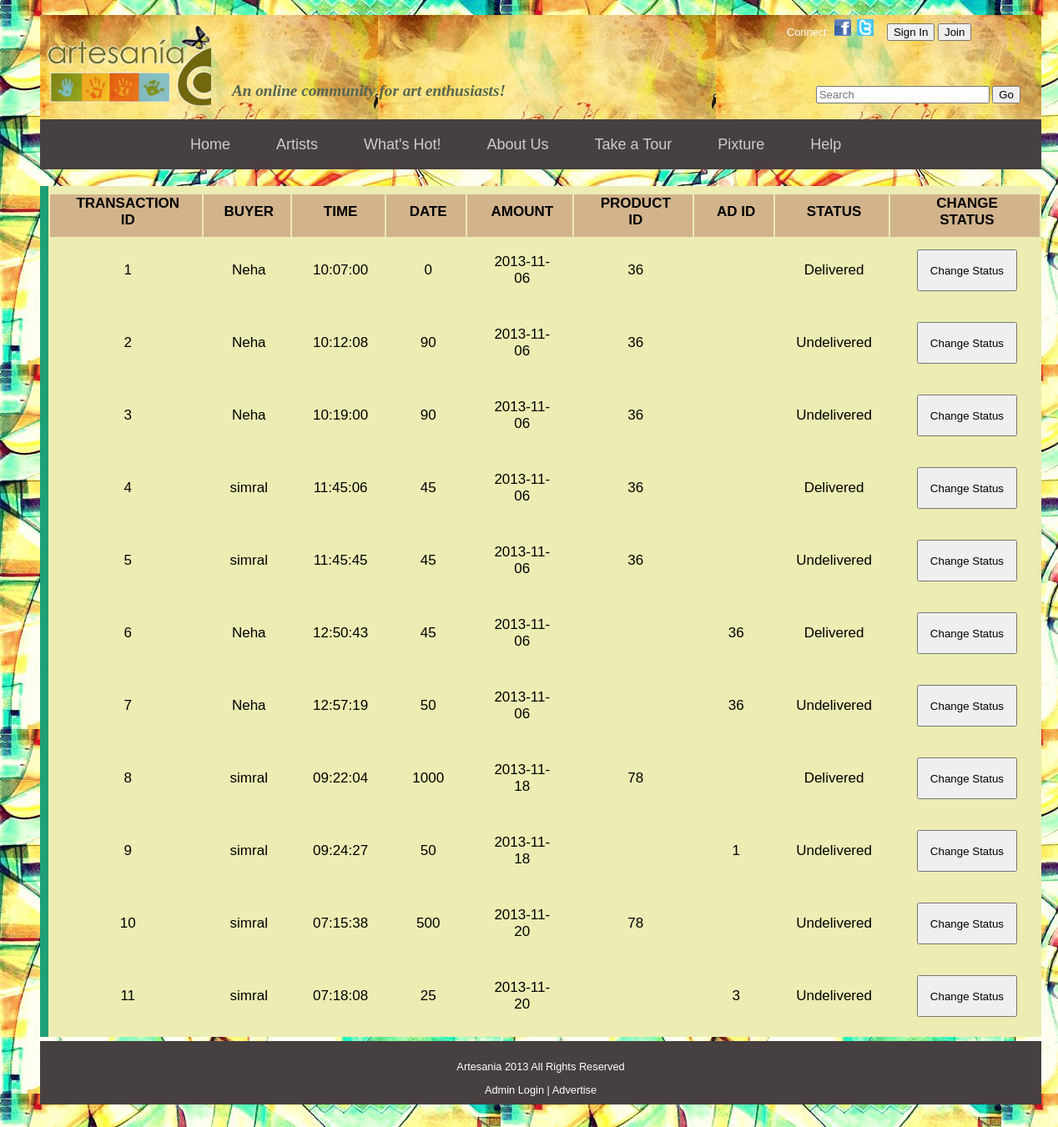
Page /project/transactions.php on the committed database.
### tables this page shows
CREATE TABLE IF NOT EXISTS `transaction` (
  `trans_id` int(30) NOT NULL AUTO_INCREMENT,
  `buyer` varchar(50) NOT NULL,
  `time` time NOT NULL,
  `date` date NOT NULL,
  `amount` int(11) NOT NULL,
  `product_id` int(206) DEFAULT NULL,
  `ad_id` int(11) DEFAULT NULL,
  `quantity` bigint(10) NOT NULL,
  `status` varchar(202) NOT NULL DEFAULT 'Undelivered',
  PRIMARY KEY (`trans_id`)
);

### project/transactions.php (the view, shortened to what this page needs)
<?php
echo '<link rel= "stylesheet" href="css/sign_in.css">';
echo '<link rel= "stylesheet" href="css/admin_profile.css">';
echo '<link rel= "stylesheet" href="css/forum.css">';
echo '<link rel= "stylesheet" href="css/admin_forum.css">';
echo '<link rel= "stylesheet" href="css/transactions.css">';
echo '<link rel= "stylesheet" href="css/contentAlign.css">';
echo "</head>";
include "header2.php";
?>
	<div id="content">
		<div id="query">
					<table id="topic_table">
						<tr id="aa">
							<td>TRANSACTION ID</td>
							<td>BUYER</td>
							<td>TIME</td>
							<td>DATE</td>
							<td>AMOUNT</td>
							<td>PRODUCT ID</td>
							<td>AD ID</td>
							<td>STATUS</td>
							<td>CHANGE STATUS</td>
						</tr>
						<?php
							$con=mysqli_connect("localhost","root","","artesania");
							$query="select * from transaction";
							$result=mysqli_query($con,$query);
							if((mysqli_num_rows($result))>=1){
								while($row=mysqli_fetch_array($result)){
										echo "<tr>";
										echo "<td><p>".$row['trans_id']."</p></td>";
										echo "<td><p>".$row['buyer']."</p></td>";
										echo "<td><p>".$row['time']."</p></td>";
										echo "<td><p>".$row['amount']."</p></td>";
										echo "<td><p>".$row['date']."</p></td>";
										echo "<td><p>".$row['product_id']."</p></td>";
										echo "<td><p>".$row['ad_id']."</p></td>";
										echo "<td><p>".$row['status']."</p></td>";
										echo "<td><button value= 'change_status' type='button' name='change_status' onclick="."location.href='changeStatus.php?trans_id=".$row['trans_id']."&status=".$row['status']."';".">Change Status</button></td>";
										echo "</tr>";
								}
							}
							else
								echo "Transaction history is empty";
						?>
					</table>
		</div>
	</div>
<?php
include "footer.php";
?>
</div>
</body>
</html>

### project/css/primary.css (style rules this page uses)
body { font: 0.8em Arial, sans-serif; background-image:url('http://localhost/xampp/project/images/background.jpg'); background-attachment:fixed; position:absolute; padding-left:30px; height: 100%; width: 100%; }
#content { float:left; width:980px; padding:10px; }
#content { background: rgba(247, 236, 236, 0.88); text-align:justify; }
#content, #side { min-height:550px; }

### project/css/forum.css (style rules this page uses)
#content { width: 1170px; margin-left:10px; background:rgb(32, 158, 118); min-height:400px; }
table tr td { font-size:17px; padding-right:20px; padding-left:25px; padding-bottom:10px; font-family:"Trebuchet MS",Helvetica,sans-serif; }

### project/css/admin_forum.css (style rules this page uses)
#content { margin-top:0px; margin-bottom:5px; margin-left:0px; }
#topic_table { background:#ECECB3; width:inherit; }
#topic_table td { min-width:110px; text-align:center; }
#aa { padding-left:0px; font-weight:bold; background:tan; }
#topic_table tr td button { width:120px; height:50px; }
#query { margin-top:10px; }

### project/css/transactions.css (style rules this page uses)
#topic_table { padding-top:8px; margin-left:10px; }
#topic_table tr td { min-width:50px; }

### project/css/contentAlign.css (style rules this page uses)
#content { float:none; width:inherit; padding:0px; }

### rows in the picture
transaction: trans_id "1", buyer "Neha", time "10:07:00", amount "0", date "2013-11-06", product "36", status "Delivered"
transaction: trans_id "2", buyer "Neha", time "10:12:08", amount "90", date "2013-11-06", product "36", status "Undelivered"
transaction: trans_id "3", buyer "Neha", time "10:19:00", amount "90", date "2013-11-06", product "36", status "Undelivered"
transaction: trans_id "4", buyer "simral", time "11:45:06", amount "45", date "2013-11-06", product "36", status "Delivered"
transaction: trans_id "5", buyer "simral", time "11:45:45", amount "45", date "2013-11-06", product "36", status "Undelivered"
transaction: trans_id "6", buyer "Neha", time "12:50:43", amount "45", date "2013-11-06", ad "36", status "Delivered"
transaction: trans_id "7", buyer "Neha", time "12:57:19", amount "50", date "2013-11-06", ad "36", status "Undelivered"
transaction: trans_id "8", buyer "simral", time "09:22:04", amount "1000", date "2013-11-18", product "78", status "Delivered"
transaction: trans_id "9", buyer "simral", time "09:24:27", amount "50", date "2013-11-18", ad "1", status "Undelivered"
transaction: trans_id "10", buyer "simral", time "07:15:38", amount "500", date "2013-11-20", product "78", status "Undelivered"
transaction: trans_id "11", buyer "simral", time "07:18:08", amount "25", date "2013-11-20", ad "3", status "Undelivered"
